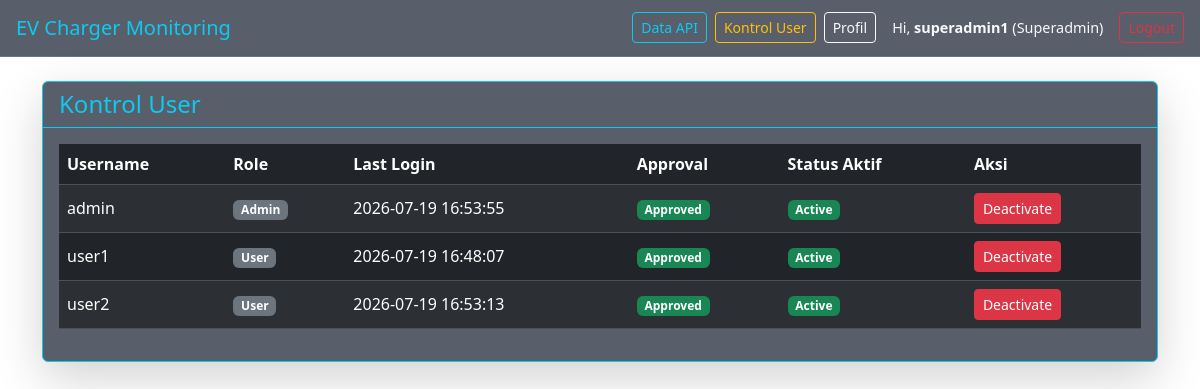
The page /users/control (signed in) on the database its author committed.
### tables this page shows
CREATE TABLE users (
            id INTEGER PRIMARY KEY AUTOINCREMENT,
            username TEXT UNIQUE NOT NULL,
            password_hash TEXT NOT NULL,
            role TEXT NOT NULL DEFAULT 'user'
        , is_approved INTEGER DEFAULT 0, is_active INTEGER DEFAULT 1, last_login_at TEXT);

### routes/users.py (the view)
@users_bp.route("/control")
@admin_required
def control():
    conn = db_conn()
    cur = conn.cursor()
    role = session.get("role")
    if role == "superadmin":
        cur.execute("SELECT id, username, role, is_approved, is_active, last_login_at FROM users WHERE role IN ('user', 'admin')")
    else:
        cur.execute("SELECT id, username, role, is_approved, is_active, last_login_at FROM users WHERE role = 'user'")
    users_list = cur.fetchall()
    conn.close()
    return render_template("users/control.html", users=users_list)

### routes/auth.py (called while the page is built)
def db_conn():
    conn = sqlite3.connect(DB_PATH, timeout=30.0)
    conn.row_factory = sqlite3.Row
    return conn

def admin_required(f):
    @wraps(f)
    def decorated_function(*args, **kwargs):
        if "user_id" not in session:
            flash("Silakan login terlebih dahulu.", "error")
            return redirect(url_for("auth.login"))
        if session.get("role") not in ["admin", "superadmin"]:
            flash("Anda tidak memiliki akses (Admin only).", "error")
            return redirect(url_for("index"))
        return f(*args, **kwargs)
    return decorated_function

### templates/users/control.html (shortened to what this page needs)
{% extends "base.html" %}
{% block content %}
<div class="row mt-4">
    <div class="col-12">
        <div class="card shadow-lg border-info" style="background: rgba(10, 20, 36, 0.68); backdrop-filter: blur(10px);">
            <div class="card-header border-info bg-transparent">
                <h4 class="mb-0 text-info">Kontrol User</h4>
            </div>
            <div class="card-body">
                <div class="table-responsive">
                    <table class="table table-dark table-hover table-striped align-middle">
                        <thead>
                            <tr>
                                <th>Username</th>
                                <th>Role</th>
                                <th>Last Login</th>
                                <th>Approval</th>
                                <th>Status Aktif</th>
                                <th>Aksi</th>
                            </tr>
                        </thead>
                        <tbody>
                            {% for user in users %}
                            <tr>
                                <td>{{ user.username }}</td>
                                <td><span class="badge bg-secondary">{{ user.role|title }}</span></td>
                                <td>{{ user.last_login_at or '-' }}</td>
                                <td>
                                    {% if user.is_approved %}
                                        <span class="badge bg-success">Approved</span>
                                    {% else %}
                                        <span class="badge bg-warning text-dark">Pending</span>
                                    {% endif %}
                                </td>
                                <td>
                                    {% if user.is_active %}
                                        <span class="badge bg-success">Active</span>
                                    {% else %}
                                        <span class="badge bg-danger">Deactivated</span>
                                    {% endif %}
                                </td>
                                <td>
                                    <div class="d-flex gap-2">
                                        <form method="POST" action="{{ url_for('users.toggle_active', user_id=user.id) }}" style="display:inline;">
                                            {% if user.is_active %}
                                                <button type="submit" class="btn btn-sm btn-danger">Deactivate</button>
                                            {% else %}
                                                <button type="submit" class="btn btn-sm btn-info">Activate</button>
                                            {% endif %}
                                        </form>
                                    </div>
                                </td>
                            </tr>
                            {% else %}
                            <tr>
                                <td colspan="6" class="text-center text-muted">Belum ada user.</td>
                            </tr>
                            {% endfor %}
                        </tbody>
                    </table>
                </div>
            </div>
        </div>
    </div>
</div>
{% endblock %}

### templates/base.html (shortened to what this page needs)
<!DOCTYPE html>
<html lang="id">
<head>
    <link href="https://cdn.jsdelivr.net/npm/bootstrap@5.3.3/dist/css/bootstrap.min.css" rel="stylesheet">
</head>
<body>
<nav class="navbar navbar-expand-lg navbar-dark px-3" style="background: rgba(10, 20, 36, 0.68); border-bottom: 1px solid rgba(148, 233, 255, 0.18);">
    <a class="navbar-brand text-info" href="{{ url_for('index') }}">EV Charger Monitoring</a>
    <div class="ms-auto d-flex align-items-center gap-2">
        <a class="btn btn-outline-info btn-sm" href="{{ url_for('api_data.data_api_page') }}">Data API</a>
        {% if session.get('user_id') %}
            {% if session.get('role') in ['admin', 'superadmin'] %}
            <a class="btn btn-outline-warning btn-sm" href="{{ url_for('users.control') }}">Kontrol User</a>
            {% endif %}
            <a class="btn btn-outline-light btn-sm" href="{{ url_for('profile.index') }}">Profil</a>
            <span class="navbar-text me-2 ms-2 text-light" style="font-size: 0.9em;">
                Hi, <strong>{{ session.get('username') }}</strong> ({{ session.get('role')|title }})
            </span>
            <a class="btn btn-outline-danger btn-sm" href="{{ url_for('auth.logout') }}">Logout</a>
        {% else %}
            <a class="btn btn-info btn-sm" href="{{ url_for('auth.login') }}">Login</a>
            <a class="btn btn-outline-info btn-sm" href="{{ url_for('auth.register') }}">Register</a>
        {% endif %}
    </div>
</nav>
<div class="container mt-4">
    {% block content %}{% endblock %}
</div>
</body>
</html>

### rows shown on the page
users: username "admin", role "Admin", last_login_at "2026-07-19 16:53:55", is_approved "Approved", is_active "Active"
users: username "user1", role "User", last_login_at "2026-07-19 16:48:07", is_approved "Approved", is_active "Active"
users: username "user2", role "User", last_login_at "2026-07-19 16:53:13", is_approved "Approved", is_active "Active"

### other values the page prints
{{ session.get('username') }} "superadmin1"
{{ session.get('role')|title }} "Superadmin"
